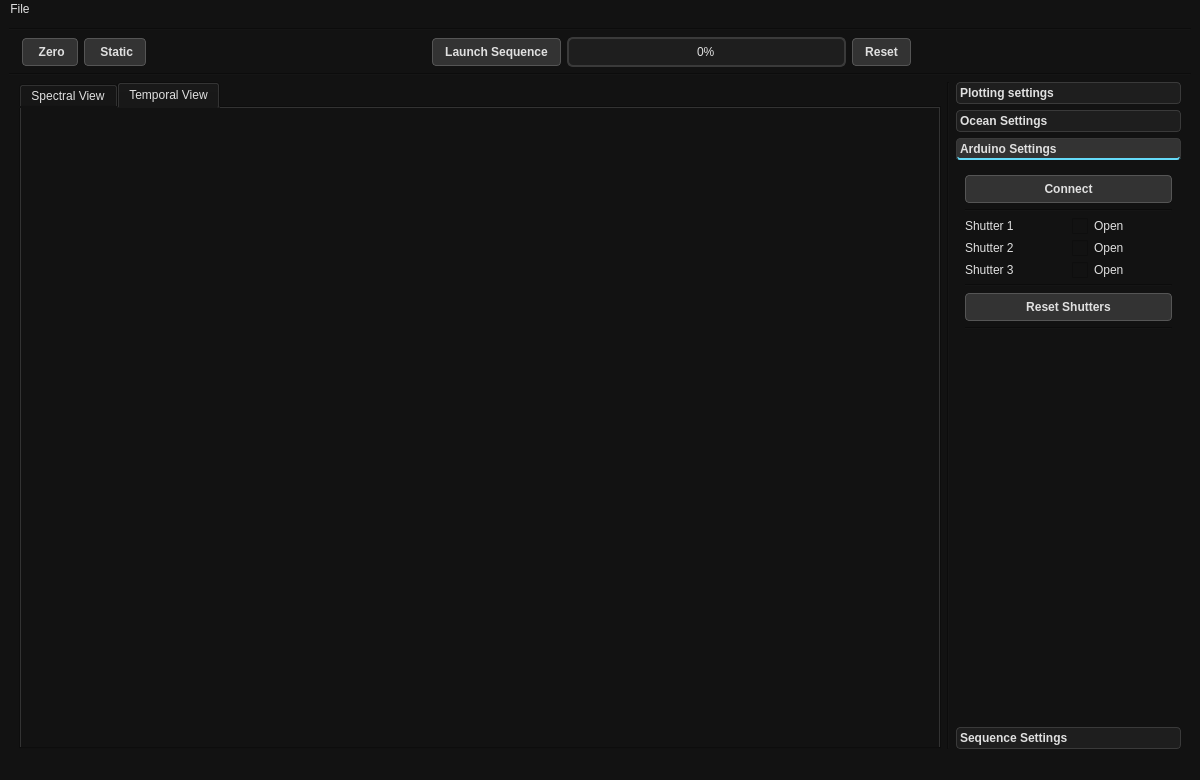
<?xml version="1.0" encoding="UTF-8"?>
<ui version="4.0">
 <class>MainWindow</class>
 <widget class="QMainWindow" name="MainWindow">
  <property name="geometry">
   <rect>
    <x>0</x>
    <y>0</y>
    <width>1200</width>
    <height>780</height>
   </rect>
  </property>
  <property name="windowTitle">
   <string>MainWindow</string>
  </property>
  <property name="styleSheet">
   <string notr="true">QMainWindow {
    border: 3px solid #65DBF9;  /* Blue border */
    background-color: #121212;
    margin: 5px;  /* Pushes content inward */
}

QWidget {
    background-color: #121212;
    color: #E0E0E0;
    font: 13pt &quot;Poppins&quot;;
}
QToolBox {
    background-color: #121212;  /* Dark background */
    /*border: 2px solid #3A3A3A;*/
    color: #E0E0E0;  /* Text color */
}

QToolBox::tab {
    background: #1E1E1E;  /* Collapsed tab background */
    color: #E0E0E0;
    border: 1px solid #3A3A3A;
    border-radius: 4px;
    padding: -1px;
    font-weight: 600; /* Black weight */

}

QToolBox::tab:selected {
    background: #333333;  /* Selected tab background */
    font-weight: bold;
    border-bottom: 2px solid #65DBF9;  /* Highlight color */
}

QToolBox::tab:hover {
    background: #444444;  /* Hover effect */
    border-bottom: 2px solid #65DBF9;
}
/* Line Edit, Text Edit */
QLineEdit, QTextEdit, QPlainTextEdit {
    background-color: #1E1E1E;
    color: #E0E0E0;
    border: 1px solid #65DBF9;  /* Blue highlight */
    border-radius: 3px;
    padding: 4px;
}

QLineEdit:focus, QTextEdit:focus, QPlainTextEdit:focus {
    border: 1px solid #65DBF9;
}

/* Buttons */
QPushButton {
    background-color: #333333;
    color: #E0E0E0;
    border: 1px solid #555555;
    border-radius: 4px;
    padding: 6px 12px;
    font-weight: 700;
}

QPushButton:hover {
    background-color: #444444;
    border: 1px solid #65DBF9; /* Blue border on hover */
}

QPushButton:pressed {
    background-color: #222222;
}

/* Labels */
QLabel {
    color: #E0E0E0;
}

/* ComboBox */
QComboBox, QSpinBox {
    background-color: #1E1E1E;
    color: #E0E0E0;
    border: 1px solid #65DBF9; /* Blue highlight */
    border-radius: 3px;
    padding: 2px;
}

QComboBox:hover, QSpinBox:hover {
    border: 1px solid #65DBF9;
}

QComboBox::drop-down {
    border: none;
    background-color: #333333;
}

QComboBox QAbstractItemView {
    background-color: #222222;
    border: 1px solid #555555;
}

/* Checkboxes */
QCheckBox, QRadioButton {
    color: #E0E0E0;
}

QCheckBox::indicator, QRadioButton::indicator {
    width: 16px;
    height: 16px;
}


/* Table Widget */
QTableWidget {
    background-color: #1E1E1E;
    color: #E0E0E0;
    border: 1px solid #3A3A3A;
}

QHeaderView::section {
    background-color: #333333;
    color: #E0E0E0;
    padding: 4px;
    border: 1px solid #3A3A3A;
}


/* Progress Bar */
/* Progress Bar Container */
QProgressBar {
    background-color: #1E1E1E;
    color: #E0E0E0;
    border: 2px solid #3A3A3A;
    border-radius: 6px;
    text-align: center;
    padding: 2px;
}

/* Progress Bar Fill */
QProgressBar::chunk {
    background: qlineargradient(x1:0, y1:0, x2:1, y2:0,
        stop:0 #4AC7E6, stop:1 #65DBF9);  /* Smooth gradient */
    border-radius: 4px;
}


/* Sliders */
QSlider::groove:horizontal, QSlider::groove:vertical {
    background: #3A3A3A;
}

QSlider::handle:horizontal, QSlider::handle:vertical {
    background: #65DBF9; /* Blue handle */
    border-radius: 4px;
}

QSlider::handle:horizontal:hover, QSlider::handle:vertical:hover {
    background: #4AC7E6; /* Lighter blue on hover */
}

QFrame[frameShape=&quot;4&quot;], QFrame[frameShape=&quot;5&quot;] {
    background-color: #333333; /* Blue line */
    border: none;
    height: 2px;  /* Thickness for horizontal lines */
    width: 2px;   /* Thickness for vertical lines */
}


</string>
  </property>
  <widget class="QWidget" name="centralwidget">
   <layout class="QGridLayout" name="gridLayout_5">
    <item row="1" column="0">
     <layout class="QHBoxLayout" name="horizontalLayout_2">
      <item>
       <widget class="QLabel" name="label_10">
        <property name="sizePolicy">
         <sizepolicy hsizetype="Fixed" vsizetype="Fixed">
          <horstretch>0</horstretch>
          <verstretch>0</verstretch>
         </sizepolicy>
        </property>
        <property name="maximumSize">
         <size>
          <width>124</width>
          <height>64</height>
         </size>
        </property>
        <property name="text">
         <string/>
        </property>
        <property name="pixmap">
         <pixmap>static/captX.png</pixmap>
        </property>
        <property name="scaledContents">
         <bool>true</bool>
        </property>
       </widget>
      </item>
      <item>
       <widget class="QPushButton" name="zero_pushButton">
        <property name="styleSheet">
         <string notr="true"/>
        </property>
        <property name="text">
         <string> Zero</string>
        </property>
        <property name="icon">
         <iconset>
          <normaloff>icons/0-square-fill.svg</normaloff>icons/0-square-fill.svg</iconset>
        </property>
       </widget>
      </item>
      <item>
       <widget class="QPushButton" name="static_pushButton">
        <property name="styleSheet">
         <string notr="true"/>
        </property>
        <property name="text">
         <string> Static</string>
        </property>
        <property name="icon">
         <iconset>
          <normaloff>icons/soundwave.svg</normaloff>icons/soundwave.svg</iconset>
        </property>
       </widget>
      </item>
      <item>
       <spacer name="horizontalSpacer_3">
        <property name="orientation">
         <enum>Qt::Orientation::Horizontal</enum>
        </property>
        <property name="sizeHint" stdset="0">
         <size>
          <width>40</width>
          <height>20</height>
         </size>
        </property>
       </spacer>
      </item>
      <item>
       <widget class="QPushButton" name="launchseq_pushButton">
        <property name="styleSheet">
         <string notr="true"/>
        </property>
        <property name="text">
         <string>Launch Sequence</string>
        </property>
        <property name="icon">
         <iconset>
          <normaloff>icons/play.svg</normaloff>icons/play.svg</iconset>
        </property>
       </widget>
      </item>
      <item>
       <widget class="QProgressBar" name="progressBar">
        <property name="value">
         <number>0</number>
        </property>
       </widget>
      </item>
      <item>
       <widget class="QPushButton" name="resetseq_pushButton">
        <property name="text">
         <string>Reset</string>
        </property>
        <property name="icon">
         <iconset>
          <normaloff>icons/stop.svg</normaloff>icons/stop.svg</iconset>
        </property>
       </widget>
      </item>
      <item>
       <spacer name="horizontalSpacer">
        <property name="orientation">
         <enum>Qt::Orientation::Horizontal</enum>
        </property>
        <property name="sizeHint" stdset="0">
         <size>
          <width>40</width>
          <height>20</height>
         </size>
        </property>
       </spacer>
      </item>
     </layout>
    </item>
    <item row="2" column="0">
     <widget class="Line" name="line">
      <property name="orientation">
       <enum>Qt::Orientation::Horizontal</enum>
      </property>
     </widget>
    </item>
    <item row="0" column="0">
     <widget class="Line" name="line_15">
      <property name="orientation">
       <enum>Qt::Orientation::Horizontal</enum>
      </property>
     </widget>
    </item>
    <item row="4" column="0">
     <layout class="QHBoxLayout" name="horizontalLayout" stretch="0,0,0,0,0">
      <item>
       <spacer name="horizontalSpacer_4">
        <property name="orientation">
         <enum>Qt::Orientation::Horizontal</enum>
        </property>
        <property name="sizeType">
         <enum>QSizePolicy::Policy::Fixed</enum>
        </property>
        <property name="sizeHint" stdset="0">
         <size>
          <width>10</width>
          <height>20</height>
         </size>
        </property>
       </spacer>
      </item>
      <item>
       <widget class="QTabWidget" name="tabWidget">
        <property name="sizePolicy">
         <sizepolicy hsizetype="Expanding" vsizetype="Preferred">
          <horstretch>0</horstretch>
          <verstretch>0</verstretch>
         </sizepolicy>
        </property>
        <property name="tabPosition">
         <enum>QTabWidget::TabPosition::North</enum>
        </property>
        <property name="tabShape">
         <enum>QTabWidget::TabShape::Rounded</enum>
        </property>
        <property name="currentIndex">
         <number>1</number>
        </property>
        <widget class="QWidget" name="tab">
         <property name="sizePolicy">
          <sizepolicy hsizetype="Expanding" vsizetype="Expanding">
           <horstretch>0</horstretch>
           <verstretch>0</verstretch>
          </sizepolicy>
         </property>
         <attribute name="icon">
          <iconset>
           <normaloff>icons/bar-chart-line-fill.svg</normaloff>icons/bar-chart-line-fill.svg</iconset>
         </attribute>
         <attribute name="title">
          <string>Spectral View</string>
         </attribute>
         <layout class="QGridLayout" name="gridLayout">
          <item row="1" column="0">
           <widget class="PlotWidget" name="p2">
            <property name="styleSheet">
             <string notr="true">padding: 0px;
border: 0px
</string>
            </property>
           </widget>
          </item>
          <item row="0" column="0">
           <widget class="PlotWidget" name="p1">
            <property name="sizePolicy">
             <sizepolicy hsizetype="Expanding" vsizetype="Expanding">
              <horstretch>0</horstretch>
              <verstretch>0</verstretch>
             </sizepolicy>
            </property>
            <property name="styleSheet">
             <string notr="true">padding: 0px;
border: 0px
</string>
            </property>
            <property name="verticalScrollBarPolicy">
             <enum>Qt::ScrollBarPolicy::ScrollBarAlwaysOff</enum>
            </property>
            <property name="horizontalScrollBarPolicy">
             <enum>Qt::ScrollBarPolicy::ScrollBarAlwaysOff</enum>
            </property>
           </widget>
          </item>
         </layout>
        </widget>
        <widget class="QWidget" name="tab_2">
         <attribute name="icon">
          <iconset>
           <normaloff>icons/graph-up.svg</normaloff>icons/graph-up.svg</iconset>
         </attribute>
         <attribute name="title">
          <string>Temporal View</string>
         </attribute>
         <layout class="QGridLayout" name="gridLayout_3">
          <item row="0" column="0">
           <widget class="PlotWidget" name="p3">
            <property name="sizePolicy">
             <sizepolicy hsizetype="Expanding" vsizetype="Expanding">
              <horstretch>0</horstretch>
              <verstretch>0</verstretch>
             </sizepolicy>
            </property>
            <property name="styleSheet">
             <string notr="true">padding: 0px;
border: 0px
</string>
            </property>
           </widget>
          </item>
          <item row="1" column="0">
           <widget class="PlotWidget" name="p4">
            <property name="styleSheet">
             <string notr="true">padding: 0px;
border: 0px
</string>
            </property>
           </widget>
          </item>
         </layout>
        </widget>
       </widget>
      </item>
      <item>
       <widget class="Line" name="line_12">
        <property name="orientation">
         <enum>Qt::Orientation::Vertical</enum>
        </property>
       </widget>
      </item>
      <item>
       <layout class="QVBoxLayout" name="verticalLayout" stretch="0">
        <item>
         <widget class="QToolBox" name="toolBox">
          <property name="enabled">
           <bool>true</bool>
          </property>
          <property name="sizePolicy">
           <sizepolicy hsizetype="Fixed" vsizetype="Preferred">
            <horstretch>0</horstretch>
            <verstretch>0</verstretch>
           </sizepolicy>
          </property>
          <property name="minimumSize">
           <size>
            <width>225</width>
            <height>0</height>
           </size>
          </property>
          <property name="maximumSize">
           <size>
            <width>350</width>
            <height>16777215</height>
           </size>
          </property>
          <property name="currentIndex">
           <number>2</number>
          </property>
          <widget class="QWidget" name="page">
           <property name="geometry">
            <rect>
             <x>0</x>
             <y>0</y>
             <width>225</width>
             <height>452</height>
            </rect>
           </property>
           <property name="sizePolicy">
            <sizepolicy hsizetype="Preferred" vsizetype="Preferred">
             <horstretch>0</horstretch>
             <verstretch>0</verstretch>
            </sizepolicy>
           </property>
           <attribute name="icon">
            <iconset>
             <normaloff>icons/sliders2.svg</normaloff>icons/sliders2.svg</iconset>
           </attribute>
           <attribute name="label">
            <string>Plotting settings</string>
           </attribute>
           <layout class="QGridLayout" name="gridLayout_2">
            <item row="4" column="0">
             <widget class="QComboBox" name="units_comboBox">
              <property name="currentIndex">
               <number>0</number>
              </property>
              <item>
               <property name="text">
                <string>nm</string>
               </property>
              </item>
              <item>
               <property name="text">
                <string>eV</string>
               </property>
              </item>
              <item>
               <property name="text">
                <string>THz</string>
               </property>
              </item>
             </widget>
            </item>
            <item row="12" column="0">
             <widget class="Line" name="line_5">
              <property name="orientation">
               <enum>Qt::Orientation::Horizontal</enum>
              </property>
             </widget>
            </item>
            <item row="8" column="0">
             <widget class="QLabel" name="label_2">
              <property name="styleSheet">
               <string notr="true">border: 0px</string>
              </property>
              <property name="text">
               <string>Average</string>
              </property>
             </widget>
            </item>
            <item row="11" column="0">
             <widget class="QPushButton" name="clearavg_pushButton">
              <property name="styleSheet">
               <string notr="true"/>
              </property>
              <property name="text">
               <string>Clear Average</string>
              </property>
             </widget>
            </item>
            <item row="15" column="0">
             <widget class="Line" name="line_10">
              <property name="orientation">
               <enum>Qt::Orientation::Horizontal</enum>
              </property>
             </widget>
            </item>
            <item row="7" column="0">
             <widget class="Line" name="line_4">
              <property name="orientation">
               <enum>Qt::Orientation::Horizontal</enum>
              </property>
             </widget>
            </item>
            <item row="14" column="0">
             <widget class="QPushButton" name="clearstatic_pushButton">
              <property name="styleSheet">
               <string notr="true"/>
              </property>
              <property name="text">
               <string>Clear Static</string>
              </property>
             </widget>
            </item>
            <item row="17" column="0">
             <widget class="Line" name="line_11">
              <property name="orientation">
               <enum>Qt::Orientation::Horizontal</enum>
              </property>
             </widget>
            </item>
            <item row="10" column="0">
             <layout class="QHBoxLayout" name="horizontalLayout_3">
              <item>
               <widget class="QCheckBox" name="avg_checkBox">
                <property name="styleSheet">
                 <string notr="true">border: 0px</string>
                </property>
                <property name="text">
                 <string>Enable</string>
                </property>
                <property name="checked">
                 <bool>true</bool>
                </property>
               </widget>
              </item>
              <item>
               <widget class="QSpinBox" name="avgspinBox">
                <property name="sizePolicy">
                 <sizepolicy hsizetype="Minimum" vsizetype="Minimum">
                  <horstretch>0</horstretch>
                  <verstretch>0</verstretch>
                 </sizepolicy>
                </property>
                <property name="minimum">
                 <number>2</number>
                </property>
                <property name="maximum">
                 <number>1000</number>
                </property>
                <property name="value">
                 <number>20</number>
                </property>
               </widget>
              </item>
             </layout>
            </item>
            <item row="1" column="0">
             <widget class="QPushButton" name="clearplot_pushButton">
              <property name="styleSheet">
               <string notr="true"/>
              </property>
              <property name="text">
               <string>Clear Plot</string>
              </property>
             </widget>
            </item>
            <item row="13" column="0">
             <widget class="QCheckBox" name="static_checkBox">
              <property name="text">
               <string>Remove Static</string>
              </property>
              <property name="checked">
               <bool>true</bool>
              </property>
             </widget>
            </item>
            <item row="3" column="0">
             <widget class="QLabel" name="label">
              <property name="sizePolicy">
               <sizepolicy hsizetype="Preferred" vsizetype="Fixed">
                <horstretch>0</horstretch>
                <verstretch>0</verstretch>
               </sizepolicy>
              </property>
              <property name="styleSheet">
               <string notr="true">border: 0px</string>
              </property>
              <property name="text">
               <string>Units</string>
              </property>
             </widget>
            </item>
            <item row="2" column="0">
             <widget class="Line" name="line_2">
              <property name="orientation">
               <enum>Qt::Orientation::Horizontal</enum>
              </property>
             </widget>
            </item>
            <item row="18" column="0">
             <spacer name="verticalSpacer">
              <property name="orientation">
               <enum>Qt::Orientation::Vertical</enum>
              </property>
              <property name="sizeHint" stdset="0">
               <size>
                <width>20</width>
                <height>40</height>
               </size>
              </property>
             </spacer>
            </item>
            <item row="16" column="0">
             <widget class="QPushButton" name="cleartemporal_pushButton">
              <property name="styleSheet">
               <string notr="true"/>
              </property>
              <property name="text">
               <string>Clear Temporal</string>
              </property>
             </widget>
            </item>
           </layout>
          </widget>
          <widget class="QWidget" name="page_2">
           <property name="geometry">
            <rect>
             <x>0</x>
             <y>0</y>
             <width>280</width>
             <height>452</height>
            </rect>
           </property>
           <attribute name="icon">
            <iconset>
             <normaloff>icons/gear-wide-connected.svg</normaloff>icons/gear-wide-connected.svg</iconset>
           </attribute>
           <attribute name="label">
            <string>Ocean Settings</string>
           </attribute>
           <layout class="QGridLayout" name="gridLayout_4">
            <item row="0" column="0">
             <widget class="QPushButton" name="connectOcean_pushButton">
              <property name="sizePolicy">
               <sizepolicy hsizetype="Minimum" vsizetype="Fixed">
                <horstretch>0</horstretch>
                <verstretch>0</verstretch>
               </sizepolicy>
              </property>
              <property name="styleSheet">
               <string notr="true"/>
              </property>
              <property name="text">
               <string>Connect</string>
              </property>
             </widget>
            </item>
            <item row="5" column="0">
             <widget class="QLabel" name="label_5">
              <property name="sizePolicy">
               <sizepolicy hsizetype="Minimum" vsizetype="Preferred">
                <horstretch>0</horstretch>
                <verstretch>0</verstretch>
               </sizepolicy>
              </property>
              <property name="styleSheet">
               <string notr="true">border: 0px</string>
              </property>
              <property name="text">
               <string>Delay</string>
              </property>
             </widget>
            </item>
            <item row="4" column="0">
             <widget class="Line" name="line_7">
              <property name="orientation">
               <enum>Qt::Orientation::Horizontal</enum>
              </property>
             </widget>
            </item>
            <item row="1" column="0">
             <widget class="Line" name="line_6">
              <property name="orientation">
               <enum>Qt::Orientation::Horizontal</enum>
              </property>
             </widget>
            </item>
            <item row="9" column="0">
             <widget class="Line" name="line_9">
              <property name="orientation">
               <enum>Qt::Orientation::Horizontal</enum>
              </property>
             </widget>
            </item>
            <item row="10" column="0">
             <spacer name="verticalSpacer_2">
              <property name="orientation">
               <enum>Qt::Orientation::Vertical</enum>
              </property>
              <property name="sizeHint" stdset="0">
               <size>
                <width>2</width>
                <height>40</height>
               </size>
              </property>
             </spacer>
            </item>
            <item row="6" column="0">
             <layout class="QHBoxLayout" name="horizontalLayout_5">
              <item>
               <widget class="QDoubleSpinBox" name="delay_doubleSpinBox">
                <property name="sizePolicy">
                 <sizepolicy hsizetype="Minimum" vsizetype="Minimum">
                  <horstretch>0</horstretch>
                  <verstretch>0</verstretch>
                 </sizepolicy>
                </property>
                <property name="minimum">
                 <double>0.010000000000000</double>
                </property>
                <property name="maximum">
                 <double>120.000000000000000</double>
                </property>
                <property name="singleStep">
                 <double>0.100000000000000</double>
                </property>
                <property name="value">
                 <double>0.100000000000000</double>
                </property>
               </widget>
              </item>
              <item>
               <widget class="QLabel" name="label_6">
                <property name="sizePolicy">
                 <sizepolicy hsizetype="Minimum" vsizetype="Preferred">
                  <horstretch>0</horstretch>
                  <verstretch>0</verstretch>
                 </sizepolicy>
                </property>
                <property name="styleSheet">
                 <string notr="true">border: 0px</string>
                </property>
                <property name="text">
                 <string>s</string>
                </property>
               </widget>
              </item>
             </layout>
            </item>
            <item row="2" column="0">
             <widget class="QLabel" name="label_3">
              <property name="sizePolicy">
               <sizepolicy hsizetype="Minimum" vsizetype="Preferred">
                <horstretch>0</horstretch>
                <verstretch>0</verstretch>
               </sizepolicy>
              </property>
              <property name="styleSheet">
               <string notr="true">border: 0px</string>
              </property>
              <property name="text">
               <string>Integration Time</string>
              </property>
             </widget>
            </item>
            <item row="7" column="0">
             <widget class="Line" name="line_8">
              <property name="orientation">
               <enum>Qt::Orientation::Horizontal</enum>
              </property>
             </widget>
            </item>
            <item row="3" column="0">
             <layout class="QHBoxLayout" name="horizontalLayout_4">
              <item>
               <widget class="QSpinBox" name="integrationtime_spinBox">
                <property name="sizePolicy">
                 <sizepolicy hsizetype="Minimum" vsizetype="Minimum">
                  <horstretch>0</horstretch>
                  <verstretch>0</verstretch>
                 </sizepolicy>
                </property>
                <property name="minimum">
                 <number>1</number>
                </property>
                <property name="maximum">
                 <number>10000</number>
                </property>
                <property name="value">
                 <number>10</number>
                </property>
               </widget>
              </item>
              <item>
               <widget class="QLabel" name="label_4">
                <property name="sizePolicy">
                 <sizepolicy hsizetype="Minimum" vsizetype="Preferred">
                  <horstretch>0</horstretch>
                  <verstretch>0</verstretch>
                 </sizepolicy>
                </property>
                <property name="styleSheet">
                 <string notr="true">border: 0px</string>
                </property>
                <property name="text">
                 <string>ms</string>
                </property>
               </widget>
              </item>
             </layout>
            </item>
            <item row="8" column="0">
             <widget class="QTextEdit" name="info_display">
              <property name="sizePolicy">
               <sizepolicy hsizetype="Minimum" vsizetype="Expanding">
                <horstretch>0</horstretch>
                <verstretch>0</verstretch>
               </sizepolicy>
              </property>
              <property name="readOnly">
               <bool>true</bool>
              </property>
             </widget>
            </item>
           </layout>
          </widget>
          <widget class="QWidget" name="page_4">
           <property name="geometry">
            <rect>
             <x>0</x>
             <y>0</y>
             <width>225</width>
             <height>452</height>
            </rect>
           </property>
           <attribute name="icon">
            <iconset>
             <normaloff>icons/cpu.svg</normaloff>icons/cpu.svg</iconset>
           </attribute>
           <attribute name="label">
            <string>Arduino Settings</string>
           </attribute>
           <layout class="QGridLayout" name="gridLayout_6">
            <item row="4" column="0">
             <layout class="QHBoxLayout" name="horizontalLayout_7">
              <item>
               <widget class="QLabel" name="label_8">
                <property name="text">
                 <string>Shutter 2</string>
                </property>
               </widget>
              </item>
              <item>
               <widget class="QCheckBox" name="s2_checkBox">
                <property name="text">
                 <string>Open</string>
                </property>
               </widget>
              </item>
             </layout>
            </item>
            <item row="2" column="0">
             <widget class="Line" name="line_3">
              <property name="orientation">
               <enum>Qt::Orientation::Horizontal</enum>
              </property>
             </widget>
            </item>
            <item row="3" column="0">
             <layout class="QHBoxLayout" name="horizontalLayout_6">
              <item>
               <widget class="QLabel" name="label_7">
                <property name="text">
                 <string>Shutter 1</string>
                </property>
               </widget>
              </item>
              <item>
               <widget class="QCheckBox" name="s1_checkBox">
                <property name="text">
                 <string>Open</string>
                </property>
               </widget>
              </item>
             </layout>
            </item>
            <item row="6" column="0">
             <widget class="Line" name="line_13">
              <property name="orientation">
               <enum>Qt::Orientation::Horizontal</enum>
              </property>
             </widget>
            </item>
            <item row="7" column="0">
             <widget class="QPushButton" name="reseta_pushButton">
              <property name="text">
               <string>Reset Shutters</string>
              </property>
             </widget>
            </item>
            <item row="1" column="0">
             <widget class="QPushButton" name="connectArduino_pushButton">
              <property name="text">
               <string>Connect</string>
              </property>
             </widget>
            </item>
            <item row="9" column="0">
             <spacer name="verticalSpacer_3">
              <property name="orientation">
               <enum>Qt::Orientation::Vertical</enum>
              </property>
              <property name="sizeHint" stdset="0">
               <size>
                <width>20</width>
                <height>40</height>
               </size>
              </property>
             </spacer>
            </item>
            <item row="5" column="0">
             <layout class="QHBoxLayout" name="horizontalLayout_8">
              <item>
               <widget class="QLabel" name="label_9">
                <property name="text">
                 <string>Shutter 3</string>
                </property>
               </widget>
              </item>
              <item>
               <widget class="QCheckBox" name="s3_checkBox">
                <property name="text">
                 <string>Open</string>
                </property>
               </widget>
              </item>
             </layout>
            </item>
            <item row="8" column="0">
             <widget class="Line" name="line_14">
              <property name="orientation">
               <enum>Qt::Orientation::Horizontal</enum>
              </property>
             </widget>
            </item>
           </layout>
          </widget>
          <widget class="QWidget" name="page_3">
           <property name="geometry">
            <rect>
             <x>0</x>
             <y>0</y>
             <width>225</width>
             <height>452</height>
            </rect>
           </property>
           <attribute name="label">
            <string>Sequence Settings</string>
           </attribute>
          </widget>
         </widget>
        </item>
       </layout>
      </item>
      <item>
       <spacer name="horizontalSpacer_2">
        <property name="orientation">
         <enum>Qt::Orientation::Horizontal</enum>
        </property>
        <property name="sizeType">
         <enum>QSizePolicy::Policy::Fixed</enum>
        </property>
        <property name="sizeHint" stdset="0">
         <size>
          <width>10</width>
          <height>20</height>
         </size>
        </property>
       </spacer>
      </item>
     </layout>
    </item>
   </layout>
  </widget>
  <widget class="QMenuBar" name="menubar">
   <property name="geometry">
    <rect>
     <x>0</x>
     <y>0</y>
     <width>1200</width>
     <height>24</height>
    </rect>
   </property>
   <widget class="QMenu" name="menuFichier">
    <property name="title">
     <string>File</string>
    </property>
    <addaction name="actionSave"/>
   </widget>
   <addaction name="menuFichier"/>
  </widget>
  <widget class="QStatusBar" name="statusbar"/>
  <action name="actionSave">
   <property name="text">
    <string>Save</string>
   </property>
  </action>
 </widget>
 <customwidgets>
  <customwidget>
   <class>PlotWidget</class>
   <extends>QGraphicsView</extends>
   <header>pyqtgraph</header>
  </customwidget>
 </customwidgets>
 <resources/>
 <connections/>
</ui>
